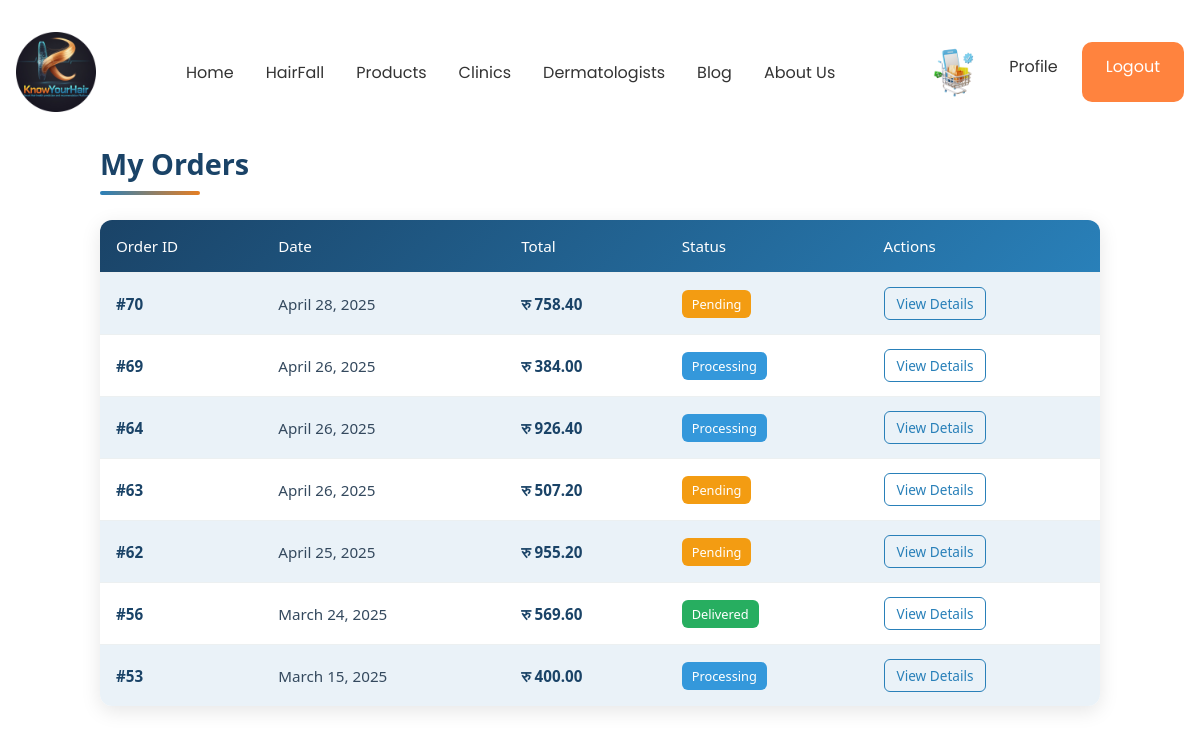
The page /product/my-orders/ (signed in) on the database as committed earlier.
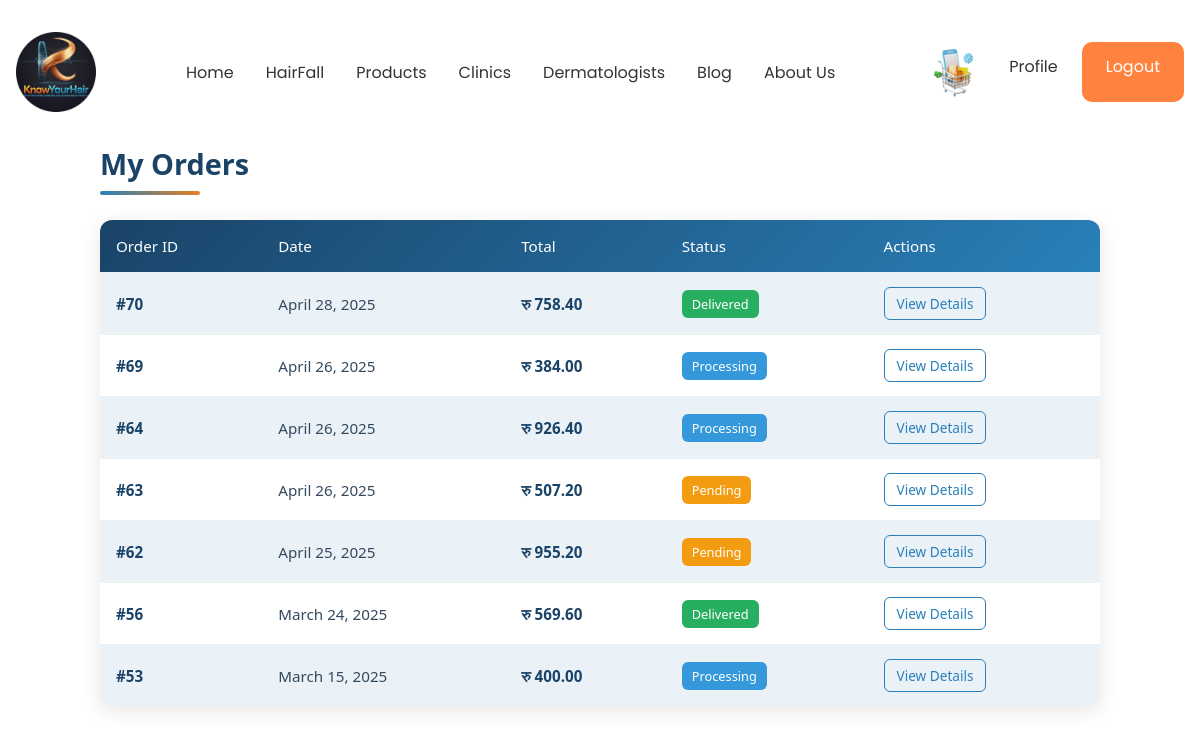
The same page on the database as committed later.
### product/models.py (models this page shows, shortened)
class Order(models.Model):
    STATUS_CHOICES = [
        ('Pending', 'Pending'),
        ('Processing', 'Processing'),
        ('Shipped', 'Shipped'),
        ('Delivered', 'Delivered'),
        ('Cancelled', 'Cancelled'),
    ]
    user = models.ForeignKey(User, on_delete=models.CASCADE, related_name="orders")
    total_amount = models.DecimalField(max_digits=10, decimal_places=2, default=0.00)
    status = models.CharField(max_length=20, choices=STATUS_CHOICES, default='Pending')
    city = models.TextField( default='Kathmandu')
    postal_code = models.TextField(default='44600')
    shipping_address = models.TextField()
    phone = models.CharField(max_length=20)
    created_at = models.DateTimeField(auto_now_add=True)
    updated_at = models.DateTimeField(auto_now=True)
    transaction_uuid = models.CharField(max_length=100, blank=True, null=True)
    payment_ref = models.CharField(max_length=100, blank=True, null=True)
    payment_method = models.CharField(max_length=20, blank=True, null=True)

### product/views.py (the view)
# urls.py: path('my-orders/', views.my_orders, name='my_orders'),
@login_required
def my_orders(request):
    orders = Order.objects.filter(user=request.user).order_by('-created_at')
    return render(request, 'product/my_orders.html', {'orders': orders})

### product/templates/product/my_orders.html (shortened to what this page needs)
{% extends "base/base.html" %}
{% load static %}
{% block myOrders_css %}
<link rel="stylesheet" type="text/css" href="{% static 'product/css/myOrders.css' %}">
{% endblock %}
{% block content %}
<div class="order-list-container">
    <h2 class="order-list-title">My Orders</h2>
    {% if orders %}
        <div class="order-list-table-container">
            <table class="order-list-table">
                <thead class="order-list-table-head">
                    <tr>
                        <th>Order ID</th>
                        <th>Date</th>
                        <th>Total</th>
                        <th>Status</th>
                        <th>Actions</th>
                    </tr>
                </thead>
                <tbody class="order-list-table-body">
                    {% for order in orders %}
                    <tr>
                        <td class="order-list-order-id">#{{ order.id }}</td>
                        <td class="order-list-date">{{ order.created_at|date:"F j, Y" }}</td>
                        <td class="order-list-amount">रु {{ order.total_amount }}</td>
                        <td>
                            <span class="order-list-badge
                                {% if order.status == 'Pending' %}order-list-badge-warning
                                {% elif order.status == 'Processing' %}order-list-badge-info
                                {% elif order.status == 'Shipped' %}order-list-badge-primary
                                {% elif order.status == 'Delivered' %}order-list-badge-success
                                {% else %}order-list-badge-danger{% endif %}">
                                {{ order.status }}
                            </span>
                        </td>
                        <td>
                            <a href="{% url 'order_details' order.id %}" class="order-list-button">View Details</a>
                        </td>
                    </tr>
                    {% endfor %}
                </tbody>
            </table>
        </div>
    {% else %}
        <div class="order-list-alert">
            <p>You haven't placed any orders yet.</p>
            <a href="{% url 'KnowYourHair-product' %}" class="order-list-browse-button">Browse Products</a>
        </div>
    {% endif %}
</div>
{% endblock %}

Rows that differ between the two databases and show on the page:
changed Order "April 28, 2025": status "Pending" → "Delivered"
